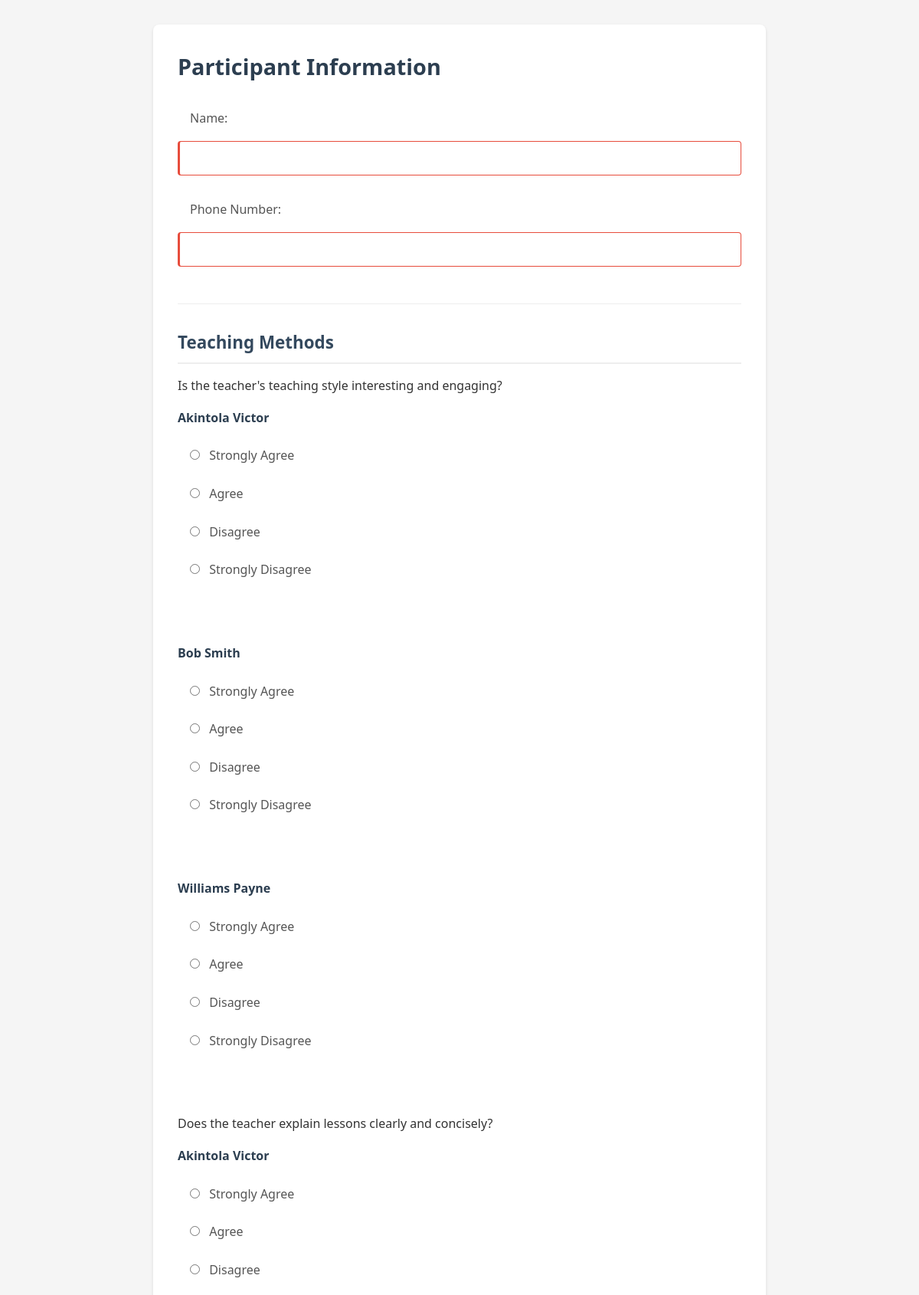
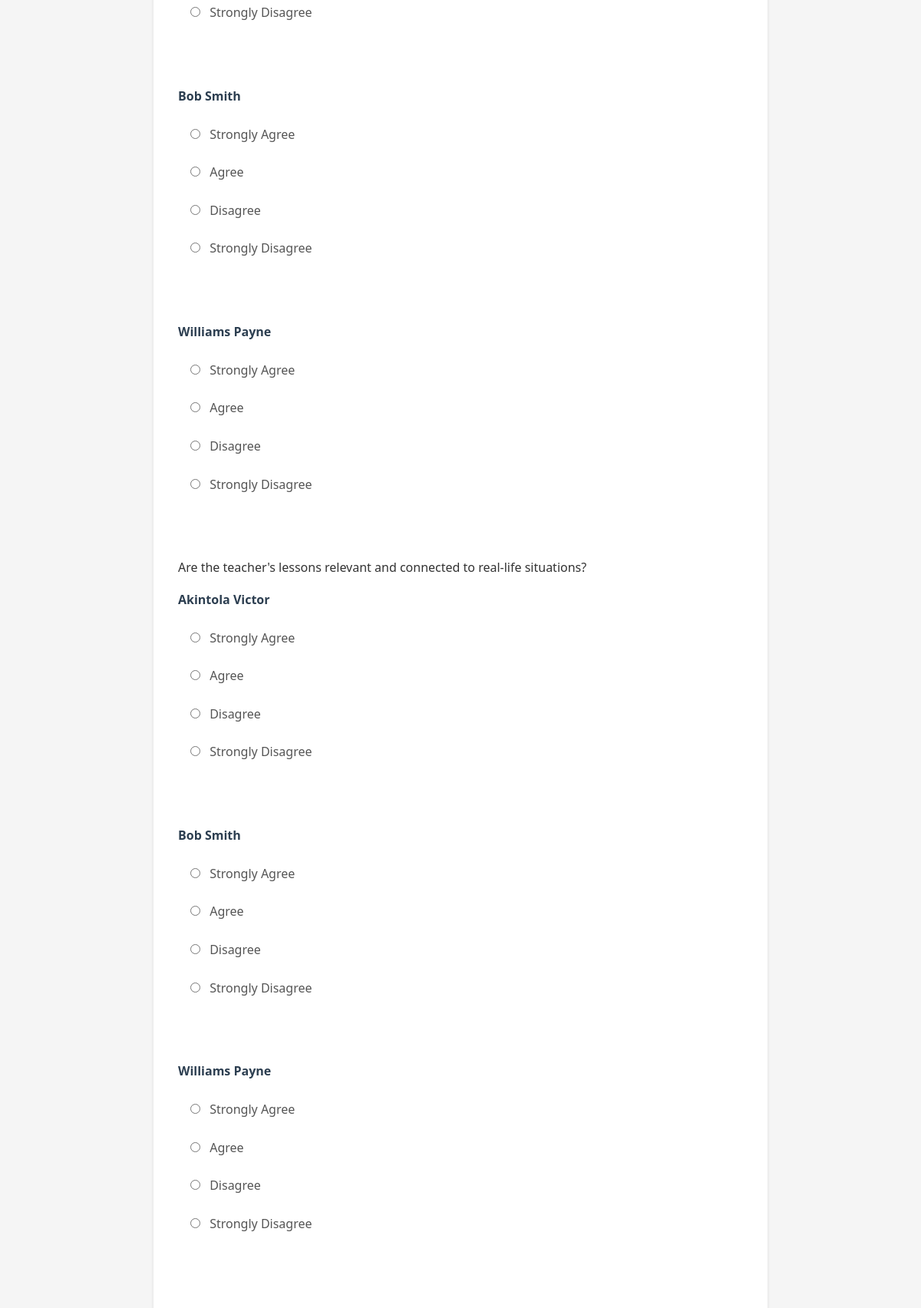
The page /questionnaire (upper part) on the database its author committed (2 pictures, top to bottom).
### questionnaire/models.py (models this page shows, shortened)
class QuestionCategory(models.Model):
    category_text = models.CharField(max_length=33)

class Question(models.Model):
    question_category = models.ForeignKey(QuestionCategory, on_delete=models.CASCADE, blank=True, null=True)
    text = models.TextField()

class Teacher(models.Model):
    name = models.CharField(max_length=255)

### questionnaire/views.py (the view, shortened to what this page needs)
# urls.py: path('questionnaire', questionnaire_view, name='questionnaire'),
def questionnaire_view(request):
    teachers = Teacher.objects.all()
    questions = Question.objects.all()
    categories = QuestionCategory.objects.all()
    participants = Participant.objects.all()
    return render(
        request,
        "questionnaire/questionnaire.html",
        {
            "teachers": teachers,
            "questions": questions,
            "categories": categories,
            "participants": participants,
        },
    )

### questionnaire/templates/questionnaire/questionnaire.html (shortened to what this page needs)
{% load static %}
<!DOCTYPE html>
<html lang="en">
<head>
    <link type="text/css" href="{% static 'styles/table.css' %}" rel="stylesheet" />
    <link type="text/css" href="{% static 'styles/style.css' %}" rel="stylesheet" />
</head>
<body>
    <form method="post">
        <h2>Participant Information</h2>
        <label for="participant_name">Name:</label>
        <input type="text" id="participant_name" name="participant_name" required>
        <label for="participant_phone">Phone Number:</label>
        <input type="text" id="participant_phone" name="participant_phone" required>
        <hr>
        {% for category in categories %}
            <h3>{{ category.category_text }}</h3>
            {% for question in questions %}
                {% if question.question_category == category %}
                    <p>{{ question.text }}</p>
                    {% for teacher in teachers %}
                        <p><strong>{{ teacher.name }}</strong></p>
                        <label>
                            <input type="radio" name="response_{{ teacher.id }}_{{ question.id }}" value="SA"> Strongly Agree
                        </label>
                        <label>
                            <input type="radio" name="response_{{ teacher.id }}_{{ question.id }}" value="A"> Agree
                        </label>
                        <label>
                            <input type="radio" name="response_{{ teacher.id }}_{{ question.id }}" value="D"> Disagree
                        </label>
                        <label>
                            <input type="radio" name="response_{{ teacher.id }}_{{ question.id }}" value="SD"> Strongly Disagree
                        </label>
                        <br><br>
                    {% endfor %}
                {% endif %}
            {% endfor %}
        {% endfor %}
    </form>
</body>
</html>

### static/styles/style.css (style rules this page uses)
* { margin: 0; padding: 0; box-sizing: border-box; }
body { font-family: 'Segoe UI', system-ui, -apple-system, sans-serif; line-height: 1.6; color: #333; background-color: #f5f5f5; padding: 2rem; }
form { max-width: 800px; margin: 0 auto; background-color: white; padding: 2rem; border-radius: 8px; box-shadow: 0 2px 4px rgba(0, 0, 0, 0.1); }
h2 { color: #2c3e50; margin-bottom: 1.5rem; font-size: 1.8rem; }
h3 { color: #34495e; margin: 2rem 0 1rem; font-size: 1.4rem; border-bottom: 2px solid #eee; padding-bottom: 0.5rem; }
label { display: block; margin: 0.5rem 0; color: #555; }
input[type="text"] { width: 100%; padding: 0.8rem; margin-bottom: 1rem; border: 1px solid #ddd; border-radius: 4px; font-size: 1rem; }
input[type="radio"] { margin-right: 0.5rem; }
p { margin: 1rem 0; }
p strong { color: #2c3e50; }
hr { margin: 2rem 0; border: none; border-top: 1px solid #eee; }
label { cursor: pointer; padding: 0.5rem 1rem; border-radius: 4px; transition: background-color 0.2s; }
input[required] { background-color: #fff; border-left: 3px solid #3498db; }
input:invalid { border-color: #e74c3c; }
input:valid { border-color: #2ecc71; }

### rows shown on the page
QuestionCategory: category_text "Teaching Methods"
Question: text "Is the teacher's teaching style interesting and engaging?"
Teacher: name "Akintola Victor"
Teacher: name "Bob Smith"
Teacher: name "Williams Payne"
Question: text "Does the teacher explain lessons clearly and concisely?"
Question: text "Are the teacher's lessons relevant and connected to real-life situations?"
